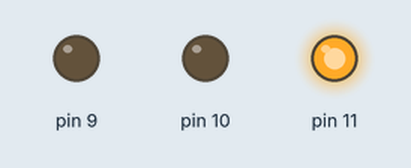
The sketch below on a simulated Arduino Uno, built with avr-gcc and run on an emulated ATmega328P. Parts: output pins drawn as LEDs (lit = HIGH).

Above: at 0.05 s.
At 1.95 s:
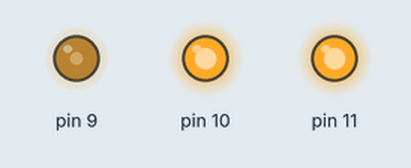
Timing chart, 0 to 3.0 s (numbered marks = the images above):
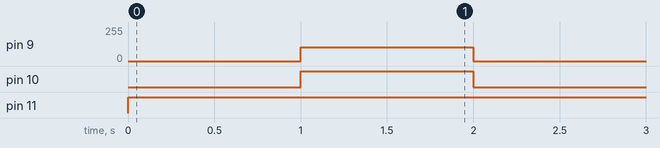

Measured:
- by itself, pin 9: alternates 102/255 for 1.0 s and 0/255 for 1.0 s
- by itself, pin 10: alternates HIGH for 1.0 s and LOW for 1.0 s
- by itself, pin 11: LOW → HIGH at 0.00 s

The sketch:

rgblight.ino
```cpp
void setup(){
  pinMode(11, OUTPUT);
  pinMode(10, OUTPUT);
  pinMode(9, OUTPUT);
}
void loop(){
  analogWrite(11, 255);
  analogWrite(10, 0);
  analogWrite(9, 0);
  delay(1000); // Wait for 1000 millisecond(s)
  analogWrite(11, 255);
  analogWrite(10, 255);
  analogWrite(9, 102);
  delay(1000); // Wait for 1000 millisecond(s)
}
```
